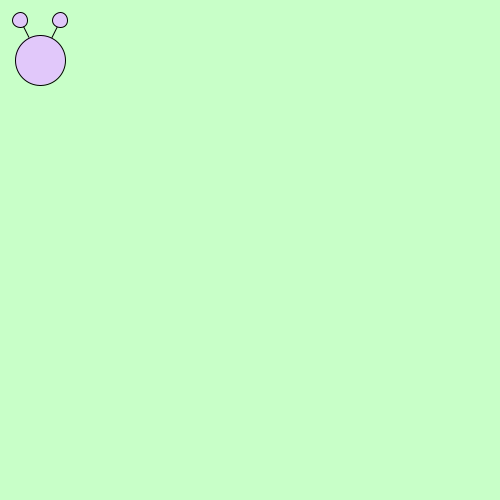
Frame 1 (no input)
Frame 60 (the mouse pressed at the canvas centre just before this capture): identical to frame 1, image omitted
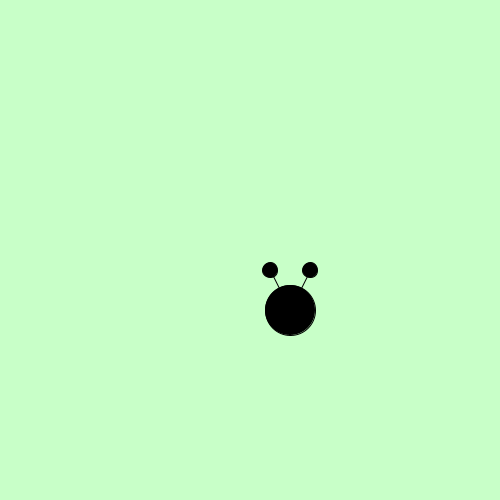
Frame 120 (the mouse held since frame 60 and released just before this capture)

The Processing sketch that drew these frames (run headless with seeded random() and noise(); from frame 60 on, the mouse is pressed at the canvas centre):

// Processing sketch: processing_105623
// ── processing_105623.pde

void setup() {
  size (500, 500);
}

void draw() {
  /*
  ellipse(mouseX - 20, mouseY - 20, 80, 80);
   //eyes
   line(mouseX +20,mouseY +20,mouseX + 40,mouseY + 60);
   line(mouseX + 40,mouseY +60,mouseX + 60,mouseY + 20);
   ellipse(mouseX + 60, mouseY +20, 15, 15);
   ellipse(mouseX + 20, mouseY +20, 15, 15);
   
   ellipse(mouseX + 40,mouseY + 60,35,35);
   */
  background(200, 255, 200);


  if (mousePressed) {
    myHappyCreature();
  } else {
    mySadCreature();
  }
}
//=======

void myHappyCreature() {
  //creature code here
  //background(255,255,255);
  fill(0);


  line(mouseX +20, mouseY +20, mouseX +40, mouseY +60);
  line(mouseX + 40, mouseY +60, mouseX +60, mouseY +20);
  ellipse(mouseX + 60, mouseY +20, 15, 15);
  ellipse(mouseX + 20, mouseY +20, 15, 15);
  ellipse(mouseX + 40, mouseY + 60, 50, 50);
}

//=======

void mySadCreature() {
  fill(225, 200, 250);
  line(mouseX +20, mouseY +20, mouseX +40, mouseY +60);
  line(mouseX + 40, mouseY +60, mouseX +60, mouseY +20);
  ellipse(mouseX + 60, mouseY +20, 15, 15);
  ellipse(mouseX + 20, mouseY +20, 15, 15);
  ellipse(mouseX + 40, mouseY + 60, 50, 50);
}
